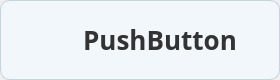
<?xml version="1.0" encoding="UTF-8"?>
<ui version="4.0">
 <class>SettingOption</class>
 <widget class="QWidget" name="SettingOption">
  <property name="geometry">
   <rect>
    <x>0</x>
    <y>0</y>
    <width>280</width>
    <height>80</height>
   </rect>
  </property>
  <property name="minimumSize">
   <size>
    <width>280</width>
    <height>80</height>
   </size>
  </property>
  <property name="maximumSize">
   <size>
    <width>280</width>
    <height>80</height>
   </size>
  </property>
  <property name="windowTitle">
   <string>Form</string>
  </property>
  <widget class="QPushButton" name="pushButton">
   <property name="geometry">
    <rect>
     <x>0</x>
     <y>0</y>
     <width>280</width>
     <height>80</height>
    </rect>
   </property>
   <property name="minimumSize">
    <size>
     <width>280</width>
     <height>80</height>
    </size>
   </property>
   <property name="maximumSize">
    <size>
     <width>280</width>
     <height>80</height>
    </size>
   </property>
   <property name="styleSheet">
    <string notr="true">background: #F2F7FB;
border-radius: 10px;
border: 1px solid rgba(170,189,212,0.6);

font-family: PingFang SC;
font-weight: 500;
font-size: 26px;
color: #333333;
line-height: 42px;
padding-left: 40px;
</string>
   </property>
   <property name="text">
    <string>PushButton</string>
   </property>
   <property name="iconSize">
    <size>
     <width>33</width>
     <height>31</height>
    </size>
   </property>
  </widget>
  <widget class="QWidget" name="widget" native="true">
   <property name="geometry">
    <rect>
     <x>40</x>
     <y>24</y>
     <width>33</width>
     <height>31</height>
    </rect>
   </property>
   <property name="styleSheet">
    <string notr="true">image: url(:/suzhou/btn_item_setting.png);</string>
   </property>
  </widget>
 </widget>
 <resources/>
 <connections/>
</ui>
